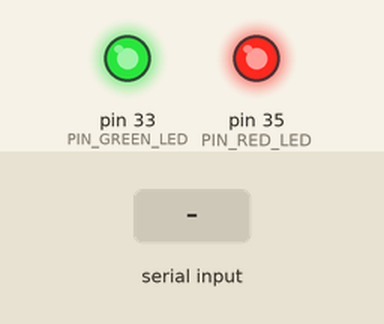
Simulated run of this program. Board: Raspberry Pi (header pin numbers). Shown: output pins drawn as LEDs (lit = HIGH). The inputs (shaded band) are chosen by the test bench. What the program prints to the terminal is not drawn.

Above: at 1.2 s.
1.3 s: "y" typed at the terminal, then Enter
2.8 s: "5" typed at the terminal, then Enter
4.3 s: "90" typed at the terminal, then Enter
5.8 s: "200" typed at the terminal, then Enter
At 6.1 s:
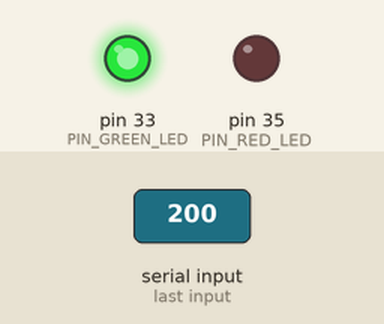
Timing chart, 0 to 12.3 s (numbered marks = the images above; inputs shaded):
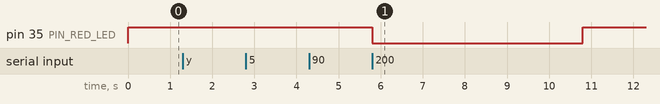

Measured:
- after the input at 1.3 s, every drawn part: stays the same
- after the input at 2.8 s, every drawn part: stays the same
- after the input at 4.3 s, every drawn part: stays the same
- after the input at 5.8 s, pin 35 (PIN_RED_LED): HIGH → LOW at once, → HIGH 5.0 s later

The program:

raspberry_pi_math_quiz.py
```python
#!/usr/bin/env python3
"""
Raspberry Pi Math Quiz - Educational GPIO Project

A simple math addition quiz that provides visual feedback using LEDs:
- GREEN LED (Pin 33): Lights up when answer is CORRECT
- RED LED (Pin 35): Lights up when answer is WRONG

Hardware Requirements:
- Raspberry Pi (any model with GPIO)
- 2x LEDs (green and red)
- 2x 220Ω resistors (current limiting)
- Breadboard and jumper wires

Wiring:
- Pin 2 (5V) → VCC for LEDs (through resistors)
- Pin 6 (GND) → Ground
- Pin 33 (GPIO 13) → Green LED (cathode to GND)
- Pin 35 (GPIO 19) → Red LED (cathode to GND)

Author: Rajmani Shukla
License: MIT
"""

from __future__ import annotations

import sys
import time
from contextlib import contextmanager
from typing import Generator

try:
    from RPi import GPIO
except ImportError:
    # Mock GPIO for development/testing on non-RPi systems
    print("Warning: RPi.GPIO not found. Running in simulation mode.")

    class MockGPIO:
        """Mock GPIO class for testing on non-Raspberry Pi systems."""
        BOARD = "BOARD"
        OUT = "OUT"
        HIGH = 1
        LOW = 0

        @staticmethod
        def setwarnings(flag: bool) -> None:
            pass

        @staticmethod
        def setmode(mode: str) -> None:
            print(f"[SIM] GPIO mode set to {mode}")

        @staticmethod
        def setup(pin: int, mode: str) -> None:
            print(f"[SIM] Pin {pin} configured as {mode}")

        @staticmethod
        def output(pin: int, state: int) -> None:
            state_str = "HIGH" if state else "LOW"
            print(f"[SIM] Pin {pin} → {state_str}")

        @staticmethod
        def cleanup() -> None:
            print("[SIM] GPIO cleanup complete")

    GPIO = MockGPIO()


# Pin Configuration (BOARD numbering)
PIN_GREEN_LED = 33  # GPIO 13 - Correct answer indicator
PIN_RED_LED = 35    # GPIO 19 - Wrong answer indicator

# Timing
LED_ON_DURATION = 5  # seconds (reduced from 20 for better UX)


@contextmanager
def gpio_context() -> Generator[None, None, None]:
    """
    Context manager for GPIO setup and cleanup.

    Ensures GPIO resources are properly released even if an exception occurs.

    Yields:
        None

    Example:
        >>> with gpio_context():
        ...     # GPIO operations here
        ...     pass
    """
    try:
        GPIO.setwarnings(False)
        GPIO.setmode(GPIO.BOARD)
        GPIO.setup(PIN_GREEN_LED, GPIO.OUT)
        GPIO.setup(PIN_RED_LED, GPIO.OUT)
        # Initialize both LEDs to OFF (HIGH = off for active-low configuration)
        GPIO.output(PIN_GREEN_LED, GPIO.HIGH)
        GPIO.output(PIN_RED_LED, GPIO.HIGH)
        yield
    finally:
        GPIO.cleanup()


def flash_led(pin: int, duration: float = LED_ON_DURATION) -> None:
    """
    Flash an LED on for a specified duration, then turn it off.

    Args:
        pin: GPIO pin number (BOARD numbering)
        duration: How long to keep LED on in seconds

    Note:
        Uses active-low configuration (LOW = ON, HIGH = OFF)
    """
    GPIO.output(pin, GPIO.LOW)   # Turn ON
    time.sleep(duration)
    GPIO.output(pin, GPIO.HIGH)  # Turn OFF


def get_integer_input(prompt: str) -> int:
    """
    Safely get an integer input from the user.

    Args:
        prompt: Message to display to the user

    Returns:
        Integer value entered by user

    Raises:
        KeyboardInterrupt: If user presses Ctrl+C
    """
    while True:
        try:
            return int(input(prompt))
        except ValueError:
            print("❌ Please enter a valid integer.")
        except EOFError:
            print("\n⚠️  Input stream closed.")
            sys.exit(1)


def run_quiz() -> None:
    """
    Run the math addition quiz.

    Asks user for two numbers and their sum, then provides
    visual feedback via LEDs based on correctness.
    """
    print("\n" + "=" * 50)
    print("🧮 RASPBERRY PI MATH QUIZ")
    print("=" * 50)
    print("Answer correctly to see the GREEN light!")
    print("Wrong answers get the RED light.\n")

    with gpio_context():
        try:
            while True:
                # Get numbers from user
                num1 = get_integer_input("Enter first number: ")
                num2 = get_integer_input("Enter second number: ")
                user_answer = get_integer_input(f"What is {num1} + {num2}? ")

                # Calculate correct answer
                correct_answer = num1 + num2

                # Provide feedback
                if user_answer == correct_answer:
                    print(f"✅ Correct! {num1} + {num2} = {correct_answer}")
                    print("🟢 Green LED ON")
                    flash_led(PIN_GREEN_LED)
                else:
                    print(f"❌ Wrong! {num1} + {num2} = {correct_answer} (you said {user_answer})")
                    print("🔴 Red LED ON")
                    flash_led(PIN_RED_LED)

                # Ask to continue
                print()
                again = input("Try another? (y/n): ").strip().lower()
                if again != 'y':
                    break
                print()

        except KeyboardInterrupt:
            print("\n\n👋 Quiz ended. Goodbye!")


def main() -> int:
    """
    Main entry point.

    Returns:
        Exit code (0 for success)
    """
    run_quiz()
    return 0


if __name__ == "__main__":
    sys.exit(main())
```
